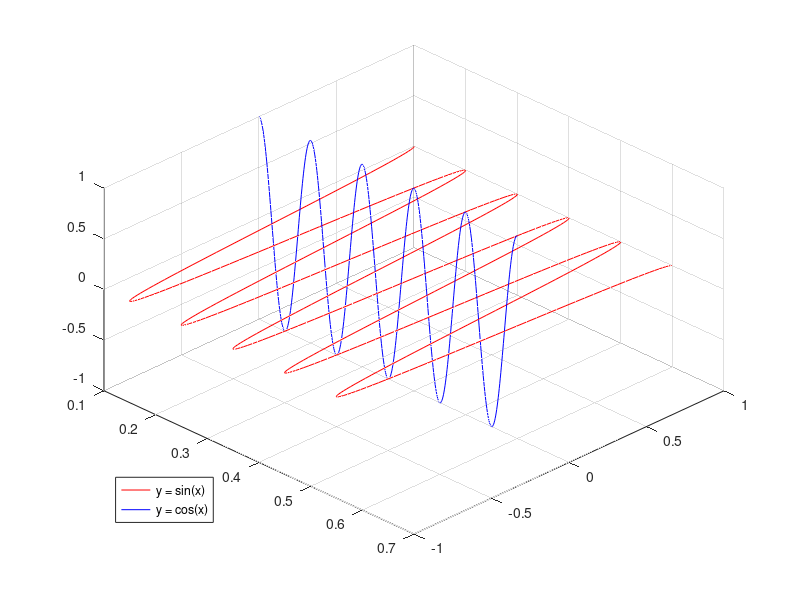

Write the MATLAB code that produced this figure.
close all;
clear;
clc;

c = 10; %speed of EM wave
lambda = 1; %wave length

z = 0;
T = lambda/c; % c = Lambda/T -> T = Lambda/c
t = 0:T/100:5*T;

Ex = 1;
Ey = 1;

% px - py = phase difference
py = 0;
px = T/10;

omega = 2*pi*c/lambda; %2pi/T
k = 2*pi/lambda;

% while 1
    for x = 0:100
        t = T*x/100 : T/100 : 5*T + T*x/100 ;

        ex = real(Ex*exp( 1i*( omega*t - k*z + px ) ));
        ey = real(Ey*exp( 1i*( omega*t - k*z + py ) ));

        plot3(t,ex,t*0,'r',t,t*0,ey,'b'),grid on,view(45,45);
        legend({'y = sin(x)','y = cos(x)'},'Location','southwest')
        %plot3(t,ex,ey,'r'),grid on,view(45,45);
        %axis([-2,2,-2,2,-2,2]);
        pause(1/60);
    end
% end